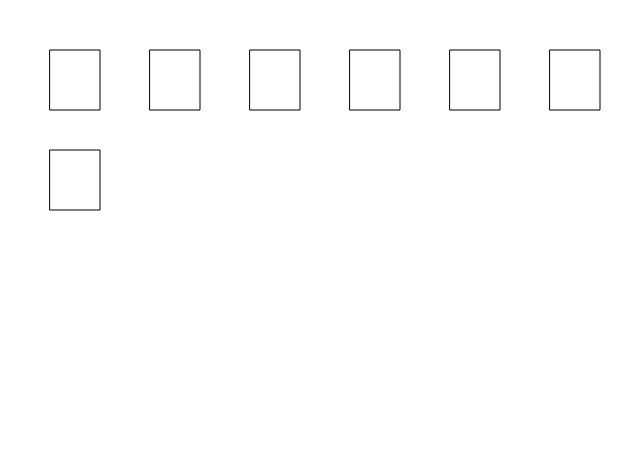
Frame 1 (no input)
Frame 60 (no input): identical to frame 1, image omitted
Frame 120 (the mouse pressed at the canvas centre since frame 60): identical to frame 1, image omitted

The p5.js sketch that drew this single still picture (run headless with seeded random() and noise() and a simulated clock; from frame 60 on, the mouse is pressed at the canvas centre):

// p5.js sketch
// ── sketch.js
function setup() {
	createCanvas(640, 460);
}
function draw() {
	background("white");
	
	var w = 50;
	var h = 60;
	var y = 50;
	var x = 50;
	
	rect(x, y, w, h);
	
	x += 100;
	rect(x, y, w, h);
	
	x += 100;
	rect(x, y, w, h);
	
	x += 100;
	rect(x, y, w, h);
	
	x += 100;
	rect(x, y, w, h);
	
	x += 100;
	rect(x, y, w, h);
	
	y += 100;
	rect(50, y, w, h);
}
// ── style.css
/* css */

/* global styles*/
ul {
	padding:0;
}
.link {
	font-size: 2em;
	padding: 0.25em 0;
	margin-right: 0.5em;
	display:inline;
}
a {
	color: red;
}
a:hover {
	color: deeppink;
}
li a {
	color: skyblue;
	transition: color 500ms;
}

img {
	width: 100%;
	transition: width 1s;
}
img:hover {
	width:0;
}

/* home page */
#home {
	background-color:tan;
	font-family: sans-serif;
}

#home a {
	text-decoration: none;
	border-top: 1px dotted blue;
}
